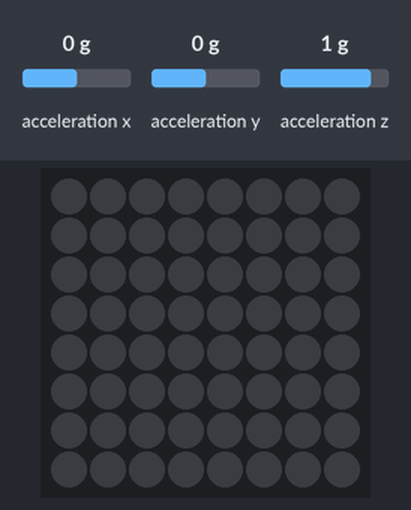
The program below on a simulated Raspberry Pi (BCM pin numbers) with a Sense HAT. Parts: the Sense HAT's 8×8 RGB LED matrix. Inputs (shaded band) come from the test bench; at power-on: acceleration x 0 g, acceleration y 0 g, acceleration z 1 g.

Above: at 1.2 s.
1.3 s: acceleration x set to -1.4 g
At 1.8 s:
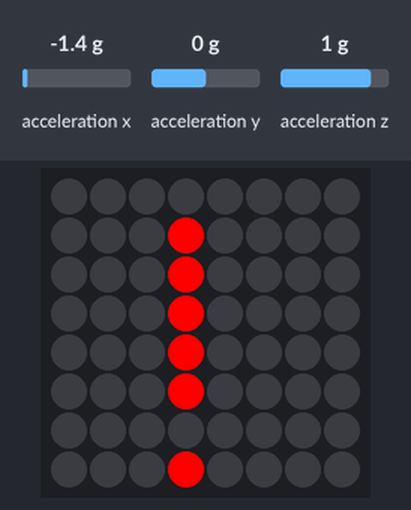
2.8 s: acceleration x set to -0.8 g
At 4.0 s:
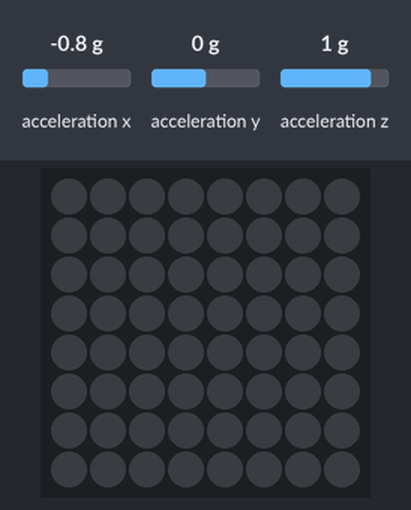
4.3 s: acceleration x set to 1.4 g
At 5.2 s:
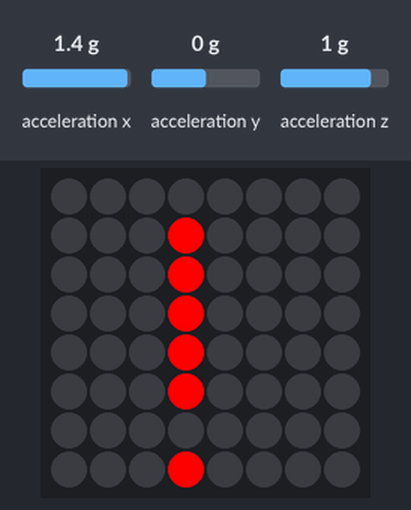
Timing chart, 0 to 7.3 s (numbered marks = the images above; inputs shaded):
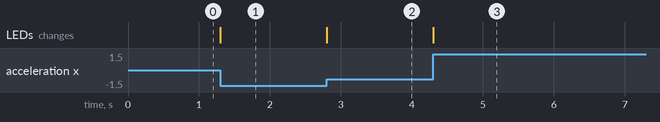

Measured:
- after the input at 1.3 s, the LEDs: change at once (image 1)
- after the input at 2.8 s, the LEDs: change at once (image 2)
- after the input at 4.3 s, the LEDs: change at once (image 3)

The program:

shake.py
```python
from sense_hat import SenseHat
sense = SenseHat()
while True:
    x, y, z = sense.get_accelerometer_raw().values()
    x, y, z = abs(x), abs(y), abs(z)
    if x>1 or y>1 or z>1:
        sense.show_letter('!',text_colour=[255,0,0])
    else:
        sense.clear()
```
